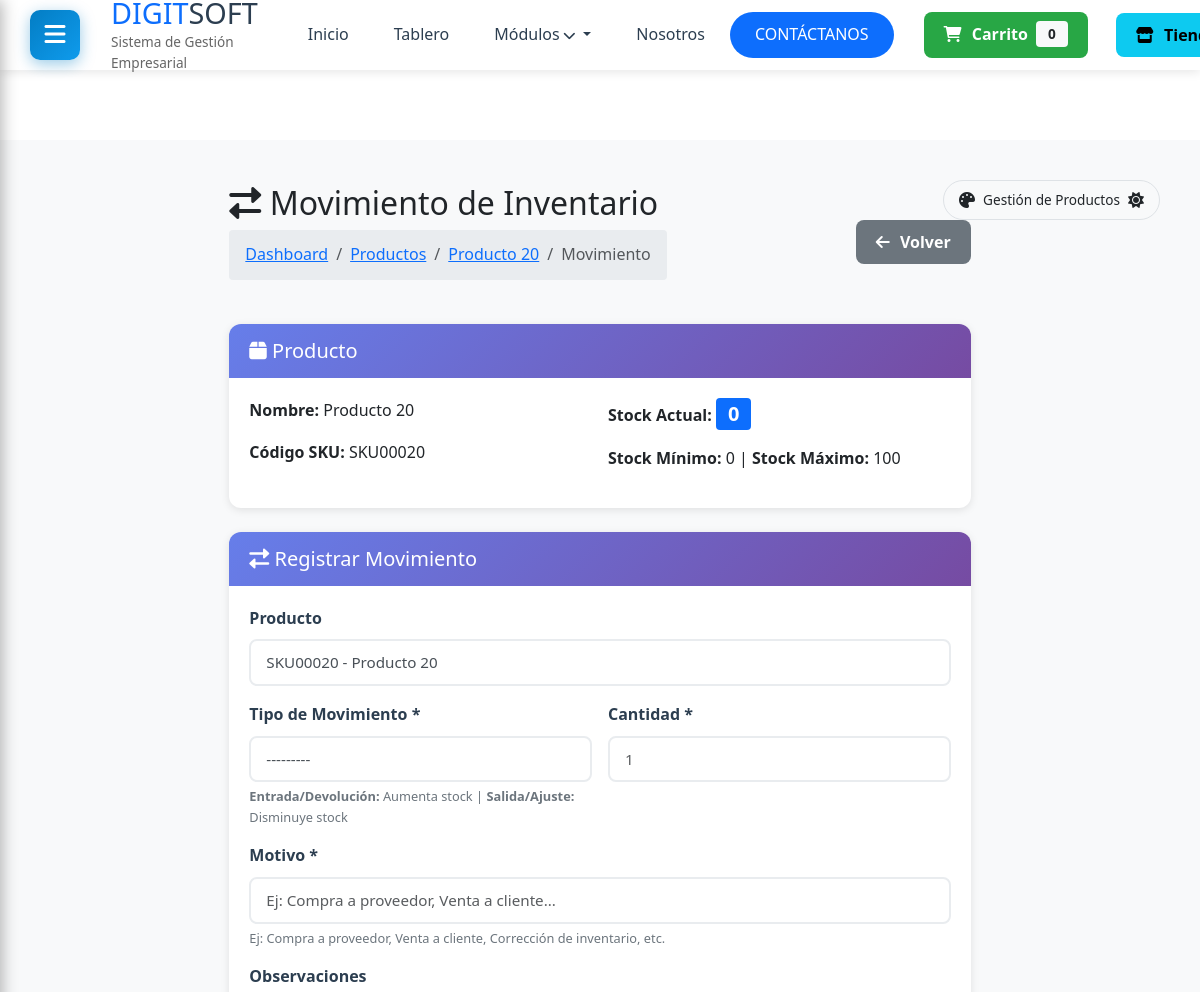
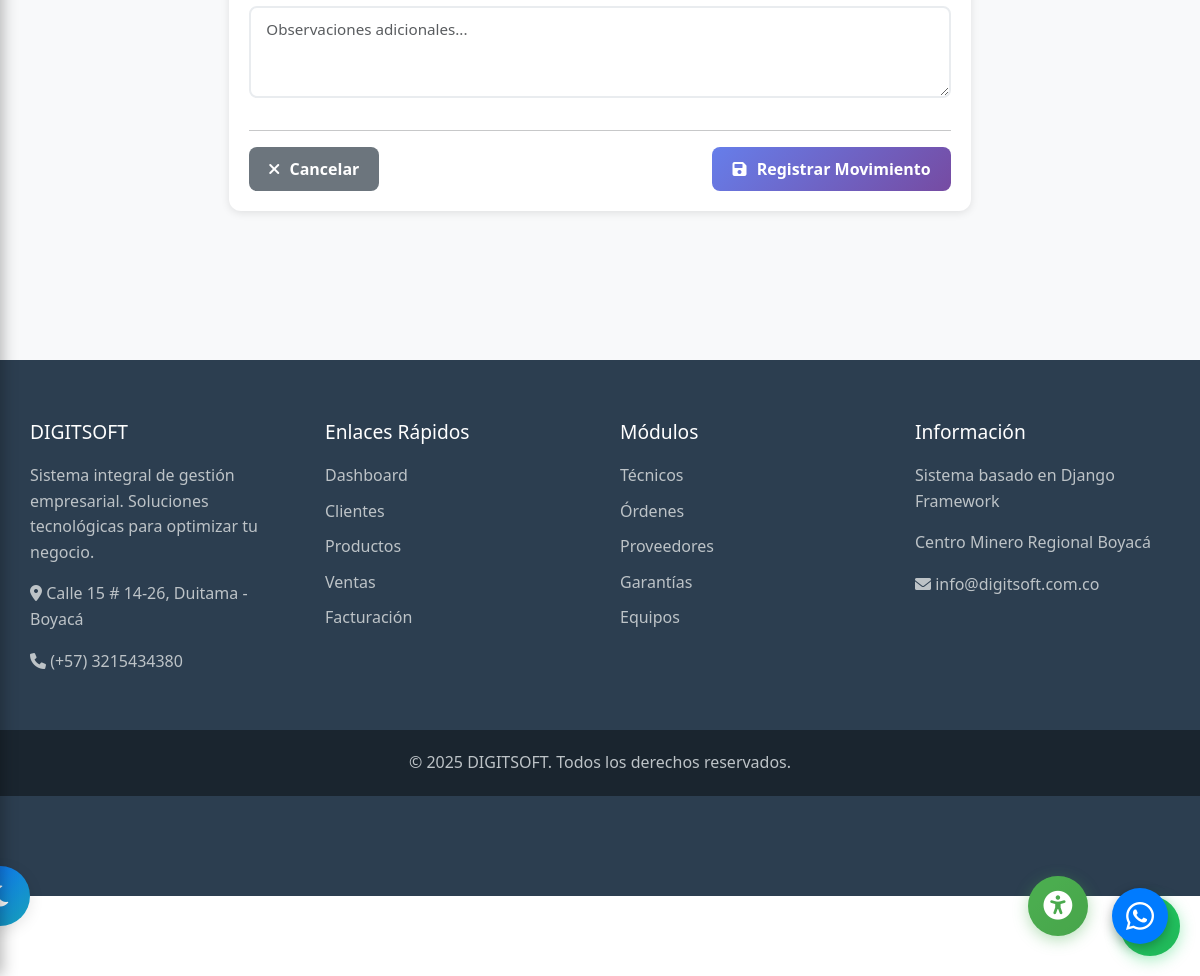
/productos/30/movimiento/ (signed in), run on the app's committed database (2 pictures, top to bottom).
### productos/models.py (models this page shows, shortened)
class Producto(models.Model):
    nombre_producto = models.CharField(max_length=200, verbose_name="Nombre del producto")
    codigo_sku = models.CharField(max_length=50, unique=True, verbose_name="Código SKU")
    categoria = models.ForeignKey(
        CategoriaProducto,
        on_delete=models.SET_NULL,
        null=True,
        related_name='productos',
        verbose_name="Categoría"
    )
    modelo_equipo = models.CharField(max_length=100, blank=True, verbose_name="Modelo del equipo")
    marca = models.CharField(max_length=100, blank=True, verbose_name="Marca")
    procesador = models.CharField(max_length=100, blank=True, verbose_name="Procesador")
    memoria_ram = models.CharField(max_length=50, blank=True, verbose_name="Memoria RAM")
    memoria_rom = models.CharField(max_length=50, blank=True, verbose_name="Memoria ROM/Almacenamiento")
    descripcion = models.TextField(verbose_name="Descripción del producto")
    especificaciones = models.TextField(blank=True, verbose_name="Especificaciones técnicas")
    precio_compra = models.DecimalField(
        max_digits=12,
        decimal_places=2,
        validators=[MinValueValidator(Decimal('0.01'))],
        verbose_name="Precio de compra"
    )
    precio_venta = models.DecimalField(
        max_digits=12,
        decimal_places=2,
        validators=[MinValueValidator(Decimal('0.01'))],
        verbose_name="Precio de venta"
    )
    precio_mayorista = models.DecimalField(
        max_digits=12,
        decimal_places=2,
        null=True,
        blank=True,
        validators=[MinValueValidator(Decimal('0.01'))],
        verbose_name="Precio mayorista"
    )
    stock_actual = models.IntegerField(
        default=0,
        validators=[MinValueValidator(0)],
        verbose_name="Stock actual"
    )
    stock_minimo = models.IntegerField(
        default=5,
        validators=[MinValueValidator(0)],
        verbose_name="Stock mínimo"
    )
    stock_maximo = models.IntegerField(
        default=100,
        validators=[MinValueValidator(0)],
        verbose_name="Stock máximo"
    )
    imagen = models.ImageField(upload_to='productos/', blank=True, null=True, verbose_name="Imagen del producto")
    disponible_web = models.BooleanField(default=True, verbose_name="Disponible en web")
    destacado = models.BooleanField(default=False, verbose_name="Producto destacado")
    activo = models.BooleanField(default=True, verbose_name="Activo")
    tiene_garantia = models.BooleanField(default=True, verbose_name="Tiene garantía")
    meses_garantia = models.IntegerField(default=12, verbose_name="Meses de garantía")
    fecha_registro = models.DateTimeField(auto_now_add=True, verbose_name="Fecha de registro")
    fecha_actualizacion = models.DateTimeField(auto_now=True, verbose_name="Última actualización")
    class Meta:
        verbose_name = "Producto"
        verbose_name_plural = "Productos"
        ordering = ['-fecha_registro']
        indexes = [
            models.Index(fields=['codigo_sku']),
            models.Index(fields=['nombre_producto']),
        ]
    def __str__(self):
        return f"{self.codigo_sku} - {self.nombre_producto}"

### productos/views.py (the view)
# urls.py: path('<int:pk>/movimiento/', views.movimiento_inventario, name='movimiento'),
@login_required
@staff_required
def movimiento_inventario(request, pk):
    producto = get_object_or_404(Producto, pk=pk)
    if request.method == 'POST':
        form = MovimientoInventarioForm(request.POST)
        if form.is_valid():
            movimiento = form.save(commit=False)
            movimiento.stock_anterior = producto.stock_actual
            if movimiento.tipo_movimiento in ['ENTRADA', 'DEVOLUCION']:
                producto.stock_actual += movimiento.cantidad
            elif movimiento.tipo_movimiento in ['SALIDA', 'AJUSTE']:
                producto.stock_actual -= movimiento.cantidad
            movimiento.stock_nuevo = producto.stock_actual
            producto.save()
            movimiento.save()
            messages.success(request, f'✅ Movimiento de inventario registrado correctamente.')
            return redirect('productos:detalle', pk=producto.pk)
    else:
        form = MovimientoInventarioForm(initial={'producto': producto})
    context = {
        'form': form,
        'producto': producto,
    }
    return render(request, 'productos/movimiento.html', context)

### productos/forms.py
class MovimientoInventarioForm(forms.ModelForm):
    class Meta:
        model = MovimientoInventario
        fields = ['producto', 'tipo_movimiento', 'cantidad', 'motivo', 'observaciones']
        widgets = {
            'producto': forms.Select(attrs={
                'class': 'form-control',
                'required': True
            }),
            'tipo_movimiento': forms.Select(attrs={
                'class': 'form-control',
                'required': True
            }),
            'cantidad': forms.NumberInput(attrs={
                'class': 'form-control',
                'placeholder': '1',
                'min': '1',
                'required': True
            }),
            'motivo': forms.TextInput(attrs={
                'class': 'form-control',
                'placeholder': 'Ej: Compra a proveedor, Venta a cliente...',
                'required': True
            }),
            'observaciones': forms.Textarea(attrs={
                'class': 'form-control',
                'rows': 3,
                'placeholder': 'Observaciones adicionales...'
            }),
        }

### templates/productos/movimiento.html (shortened to what this page needs)
{% extends 'base_dashboard.html' %}
{% load static %}
{% block content %}
<div class="container-fluid py-4">
    <div class="row justify-content-center">
        <div class="col-lg-8">
            <div class="d-flex justify-content-between align-items-center mb-4">
                <div>
                    <h1 class="h2 mb-2">
                        <i class="fas fa-exchange-alt"></i> Movimiento de Inventario
                    </h1>
                    <nav aria-label="breadcrumb">
                        <ol class="breadcrumb">
                            <li class="breadcrumb-item"><a href="{% url 'dashboard:index' %}">Dashboard</a></li>
                            <li class="breadcrumb-item"><a href="{% url 'productos:lista' %}">Productos</a></li>
                            <li class="breadcrumb-item"><a href="{% url 'productos:detalle' producto.pk %}">{{ producto.nombre_producto }}</a></li>
                            <li class="breadcrumb-item active">Movimiento</li>
                        </ol>
                    </nav>
                </div>
                <div>
                    <a href="{% url 'productos:detalle' producto.pk %}" class="btn btn-secondary">
                        <i class="fas fa-arrow-left"></i> Volver
                    </a>
                </div>
            </div>
            <div class="card mb-4">
                <div class="card-header bg-info text-white">
                    <h5 class="mb-0"><i class="fas fa-box"></i> Producto</h5>
                </div>
                <div class="card-body">
                    <div class="row">
                        <div class="col-md-6">
                            <p><strong>Nombre:</strong> {{ producto.nombre_producto }}</p>
                            <p><strong>Código SKU:</strong> {{ producto.codigo_sku }}</p>
                        </div>
                        <div class="col-md-6">
                            <p><strong>Stock Actual:</strong> <span class="badge bg-primary fs-5">{{ producto.stock_actual }}</span></p>
                            <p><strong>Stock Mínimo:</strong> {{ producto.stock_minimo }} | <strong>Stock Máximo:</strong> {{ producto.stock_maximo }}</p>
                        </div>
                    </div>
                </div>
            </div>
            <div class="card">
                <div class="card-header bg-primary text-white">
                    <h5 class="mb-0"><i class="fas fa-exchange-alt"></i> Registrar Movimiento</h5>
                </div>
                <div class="card-body">
                    <form method="post">
                        <div class="row">
                            <div class="col-md-12 mb-3">
                                <label class="form-label">Producto</label>
                                {{ form.producto }}
                            </div>
                            <div class="col-md-6 mb-3">
                                <label class="form-label">Tipo de Movimiento *</label>
                                {{ form.tipo_movimiento }}
                                <small class="form-text text-muted">
                                    <strong>Entrada/Devolución:</strong> Aumenta stock |
                                    <strong>Salida/Ajuste:</strong> Disminuye stock
                                </small>
                            </div>
                            <div class="col-md-6 mb-3">
                                <label class="form-label">Cantidad *</label>
                                {{ form.cantidad }}
                            </div>
                            <div class="col-md-12 mb-3">
                                <label class="form-label">Motivo *</label>
                                {{ form.motivo }}
                                <small class="form-text text-muted">
                                    Ej: Compra a proveedor, Venta a cliente, Corrección de inventario, etc.
                                </small>
                            </div>
                            <div class="col-md-12 mb-3">
                                <label class="form-label">Observaciones</label>
                                {{ form.observaciones }}
                            </div>
                        </div>
                        <hr>
                        <div class="d-flex justify-content-between">
                            <a href="{% url 'productos:detalle' producto.pk %}" class="btn btn-secondary">
                                <i class="fas fa-times"></i> Cancelar
                            </a>
                            <button type="submit" class="btn btn-primary btn-lg">
                                <i class="fas fa-save"></i> Registrar Movimiento
                            </button>
                        </div>
                    </form>
                </div>
            </div>
        </div>
    </div>
</div>
{% endblock %}

### static/css/dashboard.css (style rules this page uses)
:root { --primary-color: #037dc4; --secondary-color: #0f9bec; --dark-color: #2c3e50; --light-color: #f9f9f9; --sidebar-width: 250px; --header-height: 70px; }
* { margin: 0; padding: 0; box-sizing: border-box; }
body { font-family: 'Segoe UI', Tahoma, Geneva, Verdana, sans-serif; background-color: #f5f6fa; color: #323235; line-height: 1.6; min-height: 100vh; display: flex; flex-direction: column; }

### static/css/theme-switcher.css (style rules this page uses)
:root { --bg-primary: #ffffff; --bg-secondary: #f8f9fa; --bg-card: #ffffff; --text-primary: #212529; --text-secondary: #6c757d; --border-color: #dee2e6; --shadow: rgba(0, 0, 0, 0.1); --primary-color: #0d6efd; --success-color: #28a745; --danger-color: #dc3545; --warning-color: #ffc107; --info-color: #17a2b8; --input-bg: #ffffff; --input-border: #ced4da; --table-hover: #f8f9fa; }
body { background-color: var(--bg-primary); color: var(--text-primary); transition: background-color 0.3s ease, color 0.3s ease; }
.card { background-color: var(--bg-card); border-color: var(--border-color); color: var(--text-primary); box-shadow: 0 0.125rem 0.25rem var(--shadow); transition: all 0.3s ease; }
.card-header { background-color: var(--primary-color); border-bottom-color: var(--border-color); }
.form-control, .form-select { background-color: var(--input-bg); border-color: var(--input-border); color: var(--text-primary); transition: all 0.3s ease; }
.text-muted { color: var(--text-secondary) !important; }
.badge { transition: all 0.3s ease; }
.container-fluid, .container { transition: all 0.3s ease; }
* { transition: background-color 0.3s ease, color 0.3s ease, border-color 0.3s ease; }

### static/css/accessibility.css (style rules this page uses)
body { transition: background-color 0.3s ease, color 0.3s ease, filter 0.3s ease; }

### static/css/responsive-global.css (style rules this page uses)
:root { --container-max-width: 1200px; --spacing-xs: 0.5rem; --spacing-sm: 1rem; --spacing-md: 1.5rem; --spacing-lg: 2rem; --spacing-xl: 3rem; }
* { box-sizing: border-box; }
html { font-size: 16px; -webkit-text-size-adjust: 100%; -ms-text-size-adjust: 100%; }
body { margin: 0; padding: 0; overflow-x: hidden !important; max-width: 100vw; }
.container, .container-fluid { width: 100%; padding-right: 15px; padding-left: 15px; margin-right: auto; margin-left: auto; }
.row { display: flex; flex-wrap: wrap; margin-right: -15px; margin-left: -15px; }
[class*="col-"] { position: relative; width: 100%; padding-right: 15px; padding-left: 15px; }
@media (min-width: 768px) { .col-md-6 { flex: 0 0 50%; max-width: 50%; } }
@media (min-width: 768px) { .col-md-12 { flex: 0 0 100%; max-width: 100%; } }
@media (min-width: 992px) { .col-lg-8 { flex: 0 0 66.666667%; max-width: 66.666667%; } }
.card { position: relative; display: flex; flex-direction: column; min-width: 0; word-wrap: break-word; background-color: #fff; border: 1px solid rgba(0,0,0,.125); border-radius: 0.25rem; margin-bottom: 1rem; }
.card-body { flex: 1 1 auto; padding: 1.25rem; }
.btn { display: inline-block; font-weight: 400; text-align: center; white-space: nowrap; vertical-align: middle; user-select: none; border: 1px solid transparent; padding: 0.375rem 0.75rem; font-size: 1rem; line-height: 1.5; border-radius: 0.25rem; transition: all 0.15s ease-in-out; cursor: pointer; }
.form-control { display: block; width: 100%; padding: 0.375rem 0.75rem; font-size: 1rem; line-height: 1.5; color: #495057; background-color: #fff; border: 1px solid #ced4da; border-radius: 0.25rem; }
h1, .h1 { font-size: 2.5rem; }
h2, .h2 { font-size: 2rem; }
h5, .h5 { font-size: 1.25rem; }

### static/css/responsive-modulos.css (style rules this page uses)
.badge { display: inline-block; padding: 0.35em 0.65em; font-size: 0.75rem; font-weight: 600; line-height: 1; color: #fff; text-align: center; white-space: nowrap; vertical-align: baseline; border-radius: 0.25rem; }
.breadcrumb { display: flex; flex-wrap: wrap; padding: 0.75rem 1rem; margin-bottom: 1rem; list-style: none; background-color: #e9ecef; border-radius: 0.25rem; }

### static/css/responsive-fixes.css (style rules this page uses)
body { padding-bottom: 20px; }
.breadcrumb { flex-wrap: wrap; margin-bottom: 20px; }
html, body { overflow-x: hidden; position: relative; }
.container, .container-fluid { padding-bottom: 100px; }
.badge { padding: 6px 12px; font-size: 0.85rem; }

### static/css/z-index-fix.css (style rules this page uses)
.container-fluid { position: relative; z-index: 2 !important; }
.card, .table-responsive, .module-header, .search-box { position: relative; z-index: 5 !important; }
.card-body, .table-responsive, .module-header, .search-box, .filters-section { visibility: visible !important; opacity: 1 !important; }

### data on the page
Producto: nombre_producto "Producto 20", codigo_sku "SKU00020", stock_actual "0", stock_minimo "0", stock_maximo "100"
